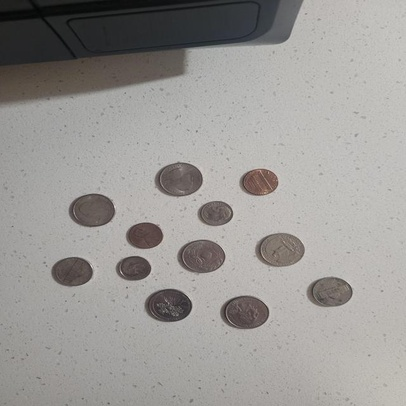
#> input picture advance_tasks/task3/images/SPOILER_coins_image.jpg, 406 x 406 px, shrunk from 640 x 640 before the run, found by its file name
$ jupyter execute task3_1.ipynb
#> lines starting #> are read from the running program, lines starting #| are printed output that depends on the picture
[cell 1]
import cv2
import matplotlib.pyplot as plt
import numpy as np

[cell 2]
coins = cv2.imread(r"images\SPOILER_coins_image.jpg")
#> coins is the input picture: shape (406, 406, 3); mean B, G, R 149.4, 152.2, 154.5
dogs = cv2.imread(r"images\SPOILER_dog.jpg")
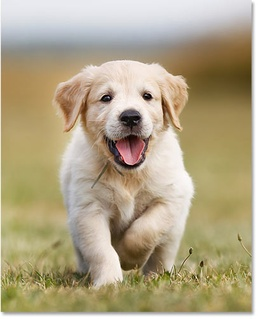
#> input picture advance_tasks/task3/images/SPOILER_dog.jpg, 258 x 319 px, shrunk from 406 x 503 before the run, found by its file name
#> dogs is the input picture: shape (319, 258, 3); mean B, G, R 133.8, 164, 176.7
shapes = cv2.imread(r"images\SPOILER_shapes.jpg")
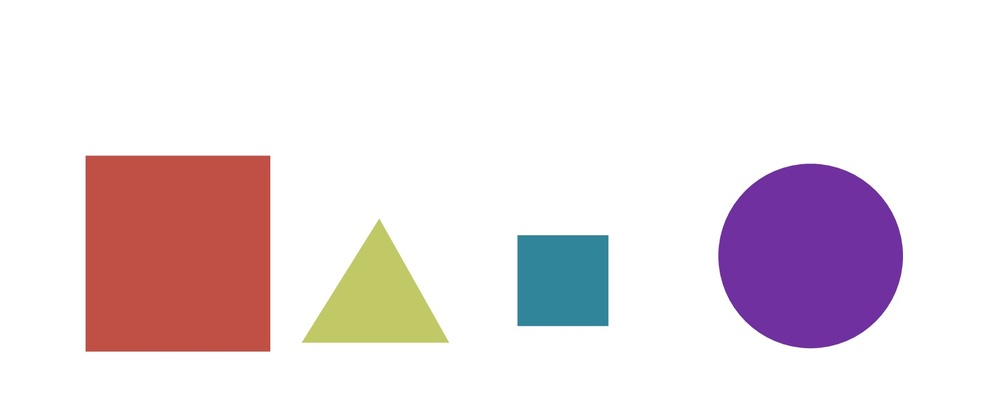
#> input picture advance_tasks/task3/images/SPOILER_shapes.jpg, 1000 x 409 px, shrunk from 1576 x 645 before the run, found by its file name
#> shapes is the input picture: shape (409, 1000, 3); mean B, G, R 226.7, 222.2, 234.4

[cell 3]
def generate_new_images(img):
    img = cv2.cvtColor(img, cv2.COLOR_BGR2RGB)
    imgs = {}


    # generate flipped images
    imgs["horizontal_flip"] = cv2.flip(img, 1)
    imgs["vertical_flip"] = cv2.flip(img, 0)
    imgs["both_flip"] = cv2.flip(img, -1)


    #Lighting Variations
    alpha_values = [0.7, 0.9, 1.3]   # contrast
    beta_values = [-30, 15, 30]       # brightness

    for i, (a, b) in enumerate(zip(alpha_values, beta_values)):
        adjusted = img.astype(np.float32) * a + b
        adjusted = np.clip(adjusted, 0, 255).astype(np.uint8)
        imgs[f"Lighting_Variations_{i+1}"] = adjusted
#> this loop made 3 passes
#> pass 1, in generate_new_images, `adjusted = np.clip(adjusted, 0, 255).astype(np.uint8)`:
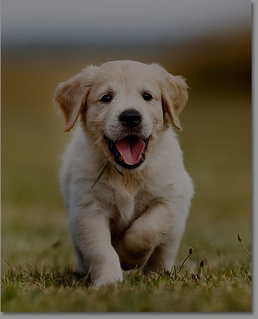
#> adjusted: shape (319, 258, 3); mean R, G, B 93.3, 84.5, 63.6
#> after the loop, imgs = 6 items


    #rotation
    center = (img.shape[1] // 2, img.shape[0] // 2)
#> center = (129, 159)
    angle = 30
    rotation_matrix = cv2.getRotationMatrix2D(center, angle, 1)
    rotated_image = cv2.warpAffine(img, rotation_matrix, (img.shape[1], img.shape[0]))
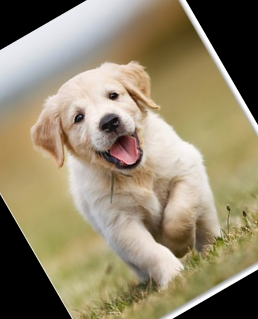
#> rotated_image: shape (319, 258, 3); mean R, G, B 146.4, 134.7, 108.6
    imgs["rotated"] = rotated_image


    # Gaussian Noise
    mean = 0
    std = 25
    noise = np.random.normal(mean, std, img.shape).astype(np.uint8)
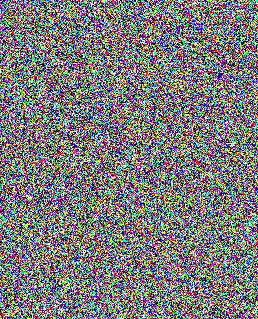
#> noise: shape (319, 258, 3); mean R, G, B 124.1, 123.5, 123.8
    noisy = img.astype(np.float32) + noise
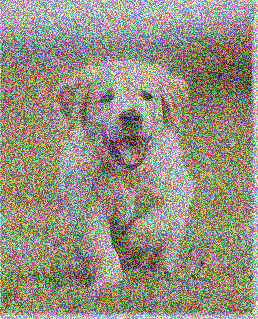
#> noisy: shape (319, 258, 3) float32; mean R, G, B 300.8, 287.5, 257.6; drawn with min black and max white
    imgs["Gaussian_Noise"] = np.clip(noisy, 0, 255).astype(np.uint8)


    # salt and pepper noise
    sp_noise_img = img.copy()
    h, w = img.shape[0], img.shape[1]
#> h = 319; w = 258
    noise_num = int(h * w * 0.03) # 0.03 is noise ratio
#> noise_num = 2469

    for _ in range(noise_num):
        sp = np.random.randint(0, 2) * 255 # select salt or pepper randomly (0 or 255)
        r,c = np.random.randint(0, h) , np.random.randint(0, w) # select random pixel
        sp_noise_img[r,c] = sp
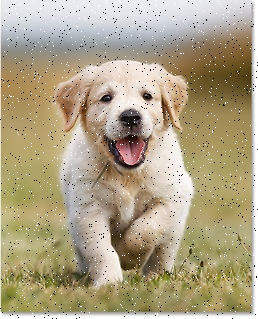
#> sp_noise_img: shape (319, 258, 3); mean R, G, B 175.1, 162.8, 133.5
    imgs["salt_and_pepper_noise"] = sp_noise_img

    return imgs

[cell 4]
# [5 lines of commented-out code are left out]

[cell 5]
fig, axes = plt.subplots(3, 3, figsize=(10, 8))

images = generate_new_images(dogs)
#> images = 9 items

for ax, key in zip(axes.flat, images):
    ax.imshow(images[key])
    ax.set_title(key, fontsize=12)
    ax.axis('off')
#> this loop made 9 passes
#> key on passes 1 to 9: 'horizontal_flip', 'vertical_flip', 'both_flip', 'Lighting_Variations_1', 'Lighting_Variations_2', 'Lighting_Variations_3', 'rotated', 'Gaussian_Noise', 'salt_and_pepper_noise'


plt.suptitle("Data Augmentation(Dog image)", fontsize=13, fontweight='bold')
plt.tight_layout()
plt.show()
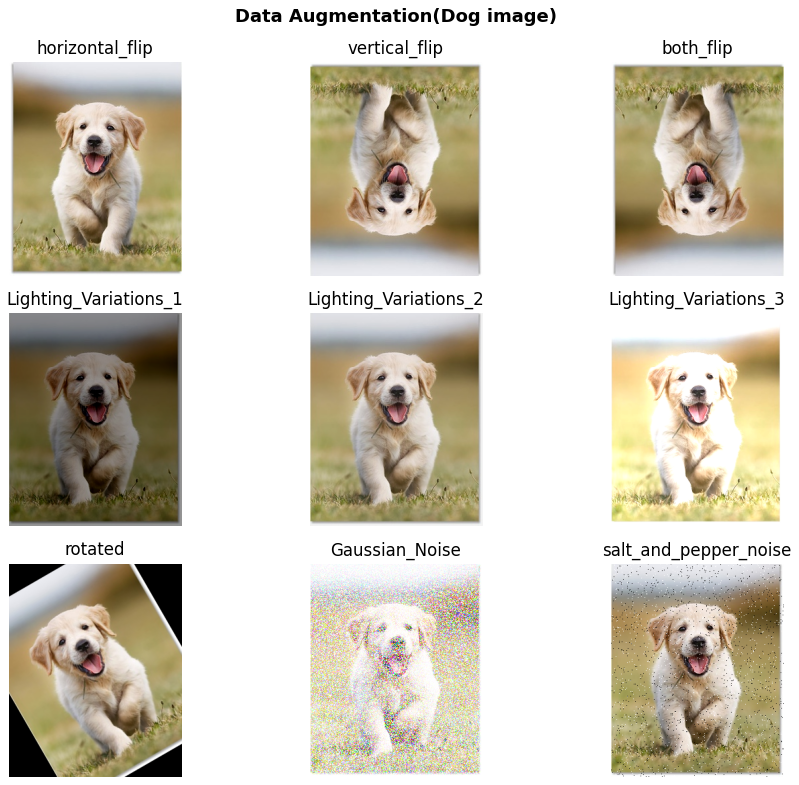
#> figure drawn by matplotlib, 9 panels
